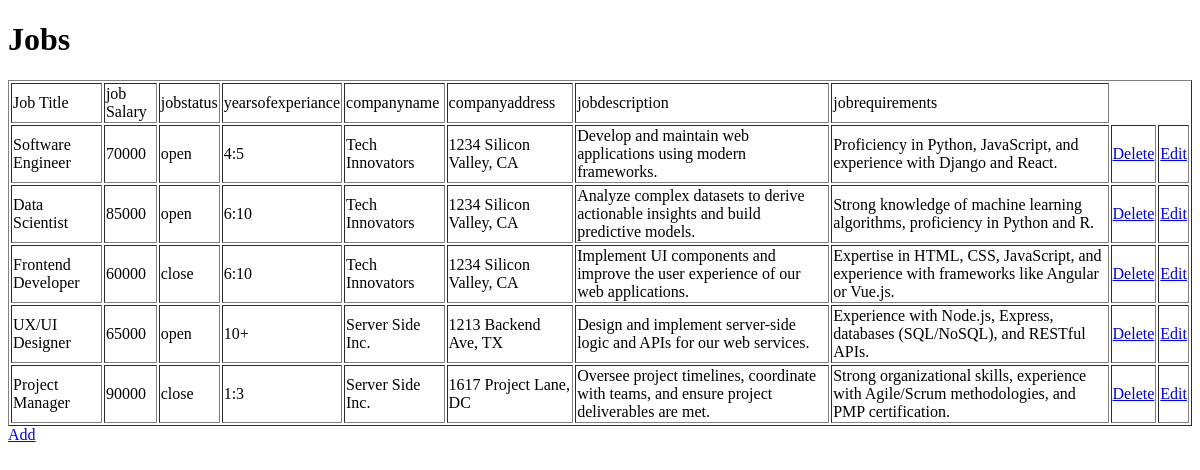
The page /jobs/ on the database as committed earlier.
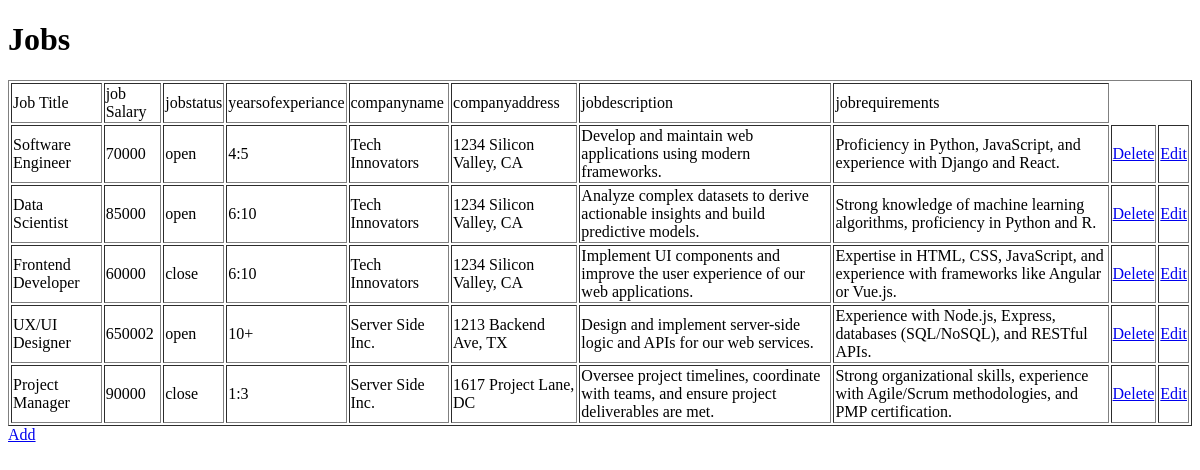
The same page on the database as committed later.
### jobs/models.py (models this page shows)
class Jobs(models.Model):
    jobtitle = models.CharField(max_length=255)
    jobsalary = models.IntegerField(default=0)
    jobstatus = models.CharField(max_length=255)
    yearsofexperience = models.CharField(max_length=255)
    companyname = models.CharField(max_length=255)
    companyaddress = models.CharField(max_length=255)
    jobdescription = models.TextField(default='')
    jobrequirements = models.TextField(default='')
    user_id = models.ForeignKey(User, on_delete=models.CASCADE,null=True)

### jobs/views.py (the view)
# urls.py: path('',views.Index,name='Index'),
def Index(request):
  tmp= loader.get_template('index.html')
  alljobs=Jobs.objects.all().values()
  context = {
        'jobs' : alljobs,
    }
  return HttpResponse(tmp.render(context,request))

### templates/index.html (shortened to what this page needs)
{% load static %}
<!DOCTYPE html>
<html lang="en">
  <head>
  </head>
  <body>
    <h1>Jobs</h1>
    <table border="1">
      <thead>
        <td>Job Title</td>
        <td>job Salary</td>
        <td>jobstatus</td>
        <td>yearsofexperiance</td>
        <td>companyname</td>
        <td>companyaddress</td>
        <td>jobdescription</td>
        <td>jobrequirements</td>
      </thead>
      {% for x in jobs %}
      <tr>
        <td>{{x.jobtitle}}</td>
        <td>{{x.jobsalary}}</td>
        <td>{{x.jobstatus}}</td>
        <td>{{x.yearsofexperience}}</td>
        <td>{{x.companyname}}</td>
        <td>{{x.companyaddress}}</td>
        <td>{{x.jobdescription}}</td>
        <td>{{x.jobrequirements}}</td>
        <td><a href="delete/{{x.id}}">Delete</a></td>
        <td><a href="edit/{{x.id}}">Edit</a></td>
      </tr>
      {% endfor %}
    </table>
    <a href="add/">Add</a>
  </body>
</html>

Rows that differ between the two databases and show on the page:
changed Jobs "UX/UI Designer": jobsalary "65000" → "650002"
